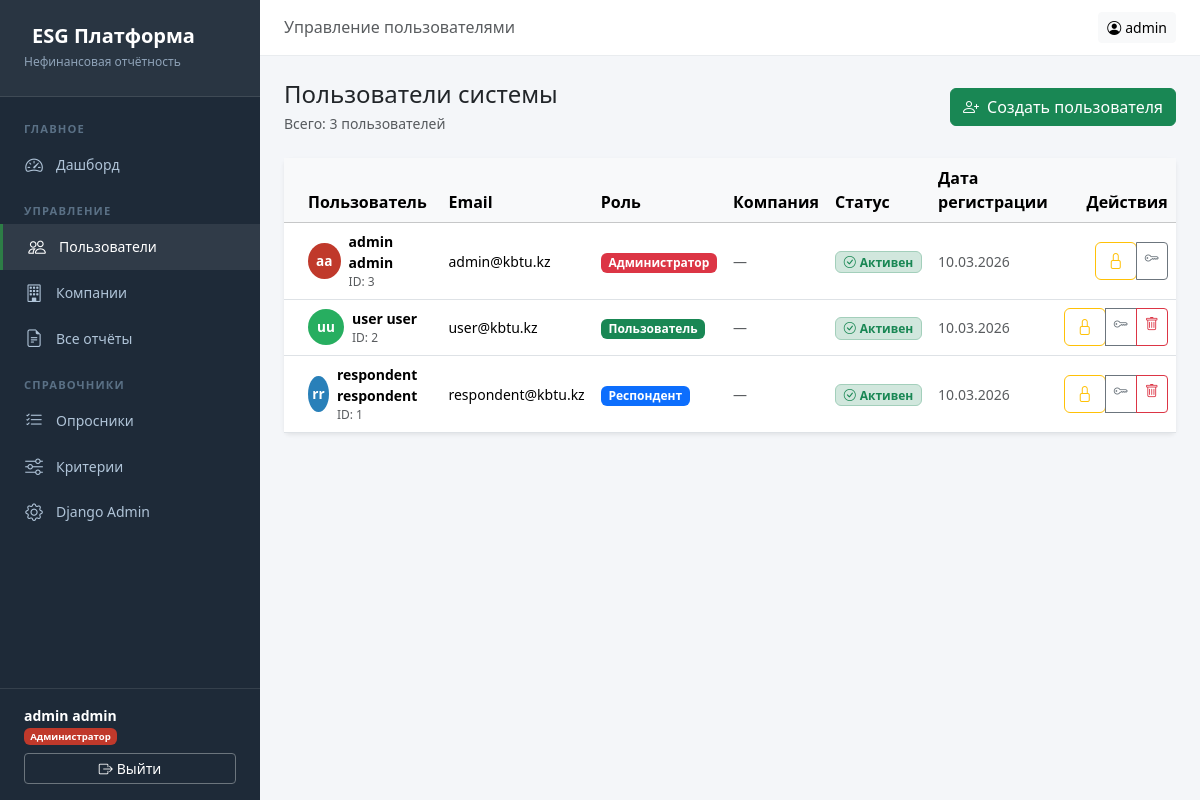
Screenshot of /accounts/users/ (signed in) with the database file from the repository.
### accounts/models.py (models this page shows, shortened)
class User(AbstractBaseUser, PermissionsMixin):
    email = models.EmailField(unique=True, verbose_name='Email')
    first_name = models.CharField(max_length=100, verbose_name='Имя')
    last_name = models.CharField(max_length=100, verbose_name='Фамилия')
    middle_name = models.CharField(max_length=100, blank=True, verbose_name='Отчество')
    role = models.CharField(
        max_length=20,
        choices=Role.choices,
        default=Role.VIEWER,
        verbose_name='Роль'
    )
    is_active = models.BooleanField(default=True, verbose_name='Активен')
    is_staff = models.BooleanField(default=False, verbose_name='Сотрудник')
    date_joined = models.DateTimeField(default=timezone.now, verbose_name='Дата регистрации')
    last_login = models.DateTimeField(null=True, blank=True, verbose_name='Последний вход')
    company = models.ForeignKey(
        'companies.Company',
        null=True, blank=True,
        on_delete=models.SET_NULL,
        verbose_name='Компания',
        related_name='users'
    )
    objects = UserManager()
    USERNAME_FIELD = 'email'
    REQUIRED_FIELDS = ['first_name', 'last_name']
    class Meta:
        verbose_name = 'Пользователь'
        verbose_name_plural = 'Пользователи'
        ordering = ['-date_joined']
    def get_full_name(self):
        return f'{self.last_name} {self.first_name} {self.middle_name}'.strip()
    def get_short_name(self):
        return self.first_name
    @property
    def is_admin(self):
        return self.role == Role.ADMIN

### accounts/views.py (the view)
    def wrapper(request, *args, **kwargs):
        if not request.user.is_authenticated:
            return redirect('accounts:login')
        if not request.user.is_admin:
            return HttpResponseForbidden('Доступ запрещён. Требуются права администратора.')
        return view_func(request, *args, **kwargs)

### accounts/views.py (called while the page is built)
def require_admin(view_func):
    def wrapper(request, *args, **kwargs):
        if not request.user.is_authenticated:
            return redirect('accounts:login')
        if not request.user.is_admin:
            return HttpResponseForbidden('Доступ запрещён. Требуются права администратора.')
        return view_func(request, *args, **kwargs)
    wrapper.__name__ = view_func.__name__
    return wrapper

@require_admin
def user_list(request):
    users = User.objects.select_related('company').order_by('-date_joined')
    return render(request, 'accounts/user_list.html', {'users': users})

### templates/accounts/user_list.html (shortened to what this page needs)
{% extends 'base.html' %}
{% block page_title %}Управление пользователями{% endblock %}
{% block content %}
<div class="d-flex justify-content-between align-items-center mb-4">
    <div>
        <h4 class="mb-1">Пользователи системы</h4>
        <p class="text-muted small mb-0">Всего: {{ users.count }} пользователей</p>
    </div>
    <a href="{% url 'accounts:user_create' %}" class="btn btn-success">
        <i class="bi bi-person-plus me-2"></i>Создать пользователя
    </a>
</div>
<div class="card border-0 shadow-sm">
    <div class="card-body p-0">
        <div class="table-responsive">
            <table class="table table-hover align-middle mb-0">
                <thead class="table-light">
                    <tr>
                        <th class="ps-4">Пользователь</th>
                        <th>Email</th>
                        <th>Роль</th>
                        <th>Компания</th>
                        <th>Статус</th>
                        <th>Дата регистрации</th>
                        <th class="text-end pe-4">Действия</th>
                    </tr>
                </thead>
                <tbody>
                {% for u in users %}
                <tr>
                    <td class="ps-4">
                        <div class="d-flex align-items-center gap-2">
                            <div class="rounded-circle d-flex align-items-center justify-content-center fw-bold text-white"
                                 style="width:36px;height:36px;background:{% if u.role == 'admin' %}#c0392b{% elif u.role == 'respondent' %}#2980b9{% else %}#27ae60{% endif %};font-size:0.85rem;">
                                {{ u.first_name|first }}{{ u.last_name|first }}
                            </div>
                            <div>
                                <div class="fw-semibold small">{{ u.get_full_name }}</div>
                                <div class="text-muted" style="font-size:0.75rem;">ID: {{ u.pk }}</div>
                            </div>
                        </div>
                    </td>
                    <td><small>{{ u.email }}</small></td>
                    <td>
                        {% if u.role == 'admin' %}
                        <span class="badge bg-danger">Администратор</span>
                        {% elif u.role == 'respondent' %}
                        <span class="badge bg-primary">Респондент</span>
                        {% else %}
                        <span class="badge bg-success">Пользователь</span>
                        {% endif %}
                    </td>
                    <td><small class="text-muted">{{ u.company.name|default:"—" }}</small></td>
                    <td>
                        {% if u.is_active %}
                        <span class="badge bg-success-subtle text-success border border-success-subtle">
                            <i class="bi bi-check-circle me-1"></i>Активен
                        </span>
                        {% else %}
                        <span class="badge bg-danger-subtle text-danger border border-danger-subtle">
                            <i class="bi bi-x-circle me-1"></i>Заблокирован
                        </span>
                        {% endif %}
                    </td>
                    <td><small class="text-muted">{{ u.date_joined|date:"d.m.Y" }}</small></td>
                    <td class="text-end pe-4">
                        <div class="btn-group btn-group-sm">
                            <form method="post" action="{% url 'accounts:user_toggle_block' u.pk %}" class="d-inline">
                                <button type="submit" class="btn {% if u.is_active %}btn-outline-warning{% else %}btn-outline-success{% endif %}"
                                        title="{% if u.is_active %}Заблокировать{% else %}Разблокировать{% endif %}">
                                    <i class="bi {% if u.is_active %}bi-lock{% else %}bi-unlock{% endif %}"></i>
                                </button>
                            </form>
                            <a href="{% url 'accounts:user_reset_password' u.pk %}" class="btn btn-outline-secondary" title="Сбросить пароль">
                                <i class="bi bi-key"></i>
                            </a>
                            {% if u.pk != request.user.pk %}
                            <a href="{% url 'accounts:user_delete' u.pk %}" class="btn btn-outline-danger" title="Удалить">
                                <i class="bi bi-trash"></i>
                            </a>
                            {% endif %}
                        </div>
                    </td>
                </tr>
                {% endfor %}
                </tbody>
            </table>
        </div>
    </div>
</div>
{% endblock %}

### templates/base.html (shortened to what this page needs)
<!DOCTYPE html>
<html lang="ru">
<head>
    <link href="https://cdn.jsdelivr.net/npm/bootstrap@5.3.2/dist/css/bootstrap.min.css" rel="stylesheet">
    <link href="https://cdn.jsdelivr.net/npm/bootstrap-icons@1.11.3/font/bootstrap-icons.min.css" rel="stylesheet">
</head>
<body>
{% if user.is_authenticated %}
<nav class="sidebar">
    <div class="sidebar-brand">
        <h5>ESG Платформа</h5>
        <small>Нефинансовая отчётность</small>
    </div>
    <div class="sidebar-nav">
        <div class="sidebar-section">Главное</div>
        <a href="{% url 'core:dashboard' %}" class="nav-link {% if request.resolver_match.url_name == 'dashboard' %}active{% endif %}">
            <i class="bi bi-speedometer2"></i> Дашборд
        </a>
        {% if user.role == 'admin' %}
        <div class="sidebar-section mt-2">Управление</div>
        <a href="{% url 'accounts:user_list' %}" class="nav-link {% if 'user' in request.path %}active{% endif %}">
            <i class="bi bi-people"></i> Пользователи
        </a>
        <a href="#" class="nav-link">
            <i class="bi bi-building"></i> Компании
        </a>
        <a href="#" class="nav-link">
            <i class="bi bi-file-earmark-text"></i> Все отчёты
        </a>
        <div class="sidebar-section mt-2">Справочники</div>
        <a href="#" class="nav-link">
            <i class="bi bi-list-check"></i> Опросники
        </a>
        <a href="#" class="nav-link">
            <i class="bi bi-sliders"></i> Критерии
        </a>
        <a href="/admin/" class="nav-link">
            <i class="bi bi-gear"></i> Django Admin
        </a>
        {% endif %}
    </div>
    <div class="sidebar-footer">
        <div class="user-name">{{ user.get_full_name }}</div>
        <div class="user-info mb-2">
            {% if user.role == 'admin' %}<span class="badge badge-admin">Администратор</span>
            {% elif user.role == 'respondent' %}<span class="badge badge-respondent">Респондент</span>
            {% else %}<span class="badge badge-viewer">Пользователь</span>{% endif %}
        </div>
        <a href="{% url 'accounts:logout' %}" class="btn btn-sm btn-outline-secondary w-100 text-white border-secondary">
            <i class="bi bi-box-arrow-right me-1"></i>Выйти
        </a>
    </div>
</nav>
<div class="main-content">
    <div class="topbar">
        <div>
            <h6 class="mb-0 text-muted">{% block page_title %}Главная{% endblock %}</h6>
        </div>
        <div class="d-flex gap-2">
            <a href="{% url 'accounts:profile' %}" class="btn btn-sm btn-light">
                <i class="bi bi-person-circle me-1"></i>{{ user.get_short_name }}
            </a>
        </div>
    </div>
    <div class="content-area">
        {% block content %}{% endblock %}
    </div>
</div>
{% else %}
{% block auth_content %}{% endblock %}
{% endif %}
</body>
</html>

### templates/base.html (style rules this page uses)
:root { --esg-green: #2d7d46; --esg-blue: #1a5276; --esg-sidebar: #1e2a38; }
body { background: #f4f6f9; font-family: 'Segoe UI', sans-serif; }
.sidebar { width: 260px; min-height: 100vh; background: var(--esg-sidebar); position: fixed; top: 0; left: 0; z-index: 100; display: flex; flex-direction: column; }
.sidebar-brand { padding: 1.5rem; background: rgba(255,255,255,0.05); border-bottom: 1px solid rgba(255,255,255,0.1); }
.sidebar-brand h5 { color: #fff; margin: 0; font-weight: 700; }
.sidebar-brand small { color: #8fa3b8; font-size: 0.75rem; }
.sidebar-nav { padding: 1rem 0; flex: 1; }
.sidebar-section { padding: 0.5rem 1.5rem 0.25rem; font-size: 0.7rem; text-transform: uppercase; color: #5a7085; letter-spacing: 0.1em; font-weight: 600; }
.sidebar .nav-link { color: #b0c4d8; padding: 0.6rem 1.5rem; display: flex; align-items: center; gap: 0.75rem; font-size: 0.875rem; border-radius: 0; transition: all 0.2s; }
.sidebar .nav-link:hover, .sidebar .nav-link.active { color: #fff; background: rgba(255,255,255,0.08); border-left: 3px solid var(--esg-green); }
.sidebar .nav-link i { font-size: 1.1rem; width: 20px; text-align: center; }
.sidebar-footer { padding: 1rem 1.5rem; border-top: 1px solid rgba(255,255,255,0.1); }
.sidebar-footer .user-info { color: #b0c4d8; font-size: 0.8rem; }
.sidebar-footer .user-name { color: #fff; font-weight: 600; font-size: 0.875rem; }
.main-content { margin-left: 260px; min-height: 100vh; }
.topbar { background: #fff; border-bottom: 1px solid #e9ecef; padding: 0.75rem 1.5rem; display: flex; align-items: center; justify-content: space-between; position: sticky; top: 0; z-index: 99; }
.content-area { padding: 1.5rem; }
.badge-admin { background: #c0392b; }

### rows the page displays
User: get_full_name "admin admin", get_short_name "admin", first_name|first "a", last_name|first "a", pk "3", email "admin@kbtu.kz", role "Администратор", company.name "—", is_active True (drawn), date_joined "10.03.2026"
User: first_name|first "u", last_name|first "u", get_full_name "user user", pk "2", email "user@kbtu.kz", role "Пользователь", company.name "—", is_active True (drawn), date_joined "10.03.2026"
User: first_name|first "r", last_name|first "r", get_full_name "respondent respondent", pk "1", email "respondent@kbtu.kz", role "Респондент", company.name "—", is_active True (drawn), date_joined "10.03.2026"

### other values shown
{{ users.count }} "3"
